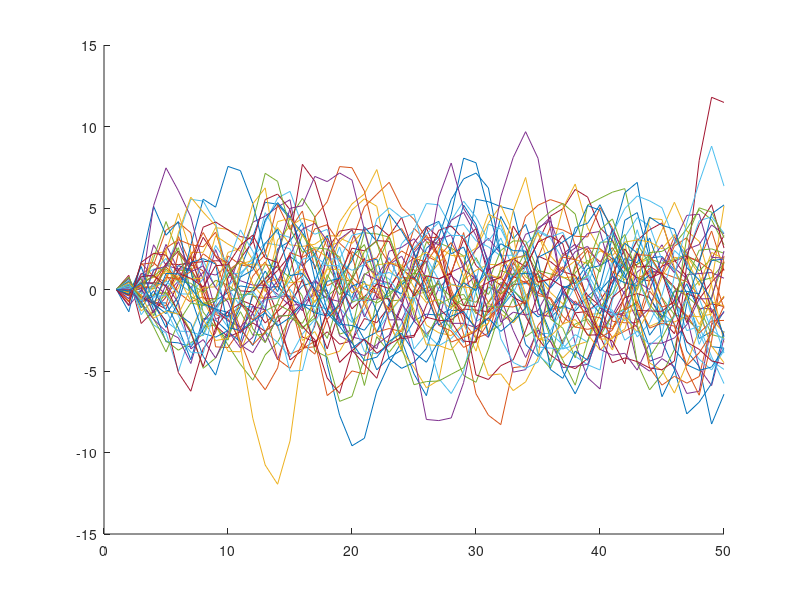

Recreate this plot in MATLAB.
%k = 1.500;

t = 1:1:50;
N = 50;
phi = [1.5 1; -0.7 0];
gamma = [1; 0.5];

x = []; stdx1 = []; stdx2 = [];
for row=1:1:N
    x(:,1) = [0;0];
    for k=2:1:N
        x(:,k) = (phi*x(:,k-1)) + (gamma*randn);
    end
    hold on
    plot(t, x(2,:));
    stdx1(row,:) = x(1,:);
    stdx2(row,:) = x(2,:);
end
std_x1 = std(stdx1(:,2))
std_x2 = std(stdx2(:,2))


